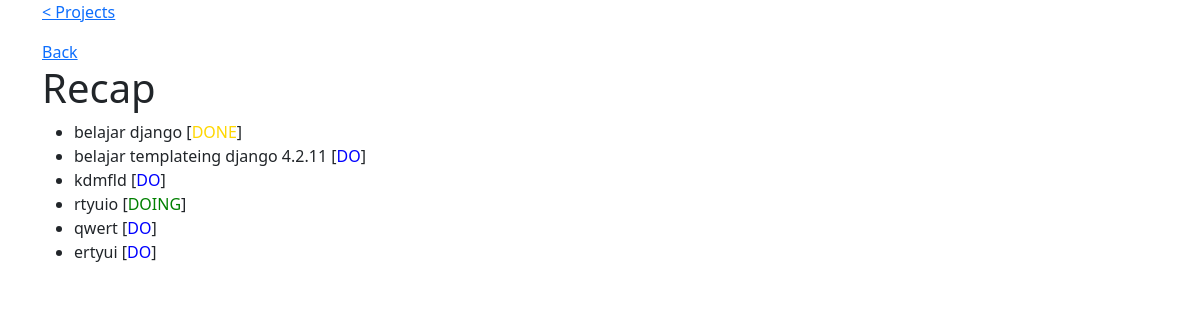
The page /todolist/recap/ on the database its author committed.
### todolist/models.py (models this page shows)
class Todo(models.Model):
    title = models.CharField(max_length=500)
    status = models.CharField(max_length=5)

### todolist/views.py (the view)
# urls.py: path("recap/", views.recap, name="recap"),
def recap(request):
    todos = Todo.objects.all()
    return render(request, "todolist/recap.html", {"todos": todos})

### todolist/templates/todolist/recap.html
{% extends 'todolist/base.html' %}
{% block content %}
<a href="{% url 'todos:index' %}">Back</a>
<h1>Recap</h1>
<ul>
    {% for todo in todos %}
    {% if todo.status == 'DO' %}
    <li>{{todo.title}} [<span style="color: blue;">{{todo.status}}</span>]</li>
    {% elif todo.status == 'DOING' %}
    <li>{{todo.title}} [<span style="color: green;">{{todo.status}}</span>]</li>
    {% elif todo.status == 'DONE' %}
    <li>{{todo.title}} [<span style="color: gold;">{{todo.status}}</span>]</li>
    {% endif %}
    {% endfor %}
</ul>
{% endblock %}

### todolist/static/todolist/style.css (style rules this page uses)
body { font-family: 'Roboto'; }

### rows shown on the page
Todo: title "belajar django", status "DONE"
Todo: title "belajar templateing django 4.2.11", status "DO"
Todo: title "kdmfld", status "DO"
Todo: title "rtyuio", status "DOING"
Todo: title "qwert", status "DO"
Todo: title "ertyui", status "DO"
